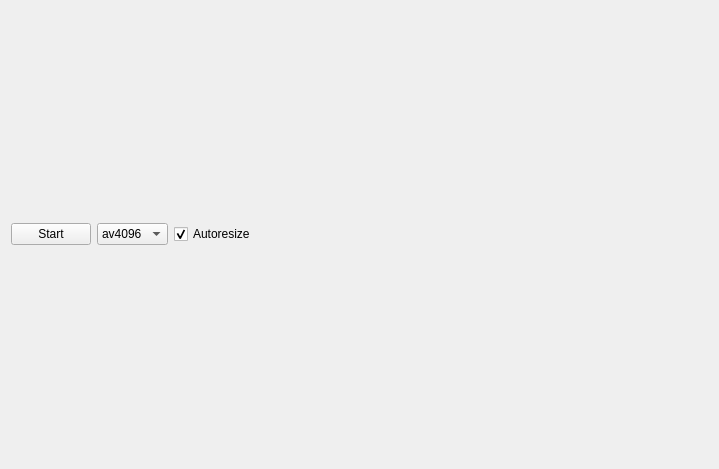
<?xml version="1.0" encoding="UTF-8"?>
<ui version="4.0">
 <class>Form</class>
 <widget class="QWidget" name="Form">
  <property name="geometry">
   <rect>
    <x>0</x>
    <y>0</y>
    <width>719</width>
    <height>469</height>
   </rect>
  </property>
  <property name="windowTitle">
   <string>Form</string>
  </property>
  <layout class="QVBoxLayout" name="verticalLayout_2">
   <item>
    <layout class="QHBoxLayout" name="lytButtons">
     <item>
      <widget class="QPushButton" name="btnStartStop">
       <property name="text">
        <string>Start</string>
       </property>
      </widget>
     </item>
     <item>
      <widget class="QComboBox" name="cmbSpecs">
       <item>
        <property name="text">
         <string>av4096</string>
        </property>
       </item>
       <item>
        <property name="text">
         <string>hr4000</string>
        </property>
       </item>
      </widget>
     </item>
     <item>
      <widget class="QCheckBox" name="chkAutoresize">
       <property name="text">
        <string>Autoresize</string>
       </property>
       <property name="checked">
        <bool>true</bool>
       </property>
      </widget>
     </item>
     <item>
      <spacer name="spcr0">
       <property name="orientation">
        <enum>Qt::Horizontal</enum>
       </property>
       <property name="sizeHint" stdset="0">
        <size>
         <width>40</width>
         <height>20</height>
        </size>
       </property>
      </spacer>
     </item>
    </layout>
   </item>
   <item>
    <layout class="QVBoxLayout" name="lytPlot"/>
   </item>
  </layout>
 </widget>
 <resources/>
 <connections/>
</ui>
